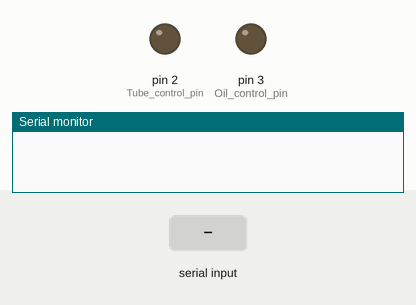
Recording of a sketch running on a simulated Arduino Uno, built with avr-gcc and run on an emulated ATmega328P. Parts: output pins drawn as LEDs (lit = HIGH), the last lines printed to the serial monitor. Inputs (shaded band) come from the test bench.

Above: at 1.2 s.
1.3 s: "TUBE_ON\n" received over Serial
At 1.8 s:
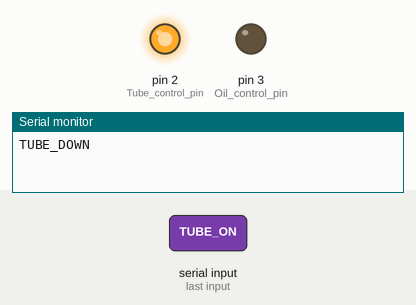
2.8 s: "OIL_ON\n" received over Serial
At 4.0 s:
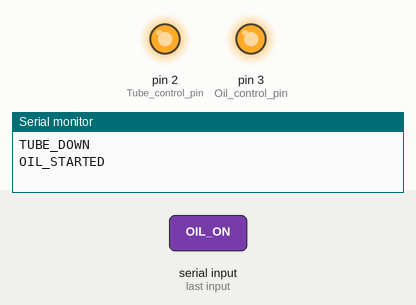
4.3 s: "TUBE_OFF\n" received over Serial
At 5.3 s:
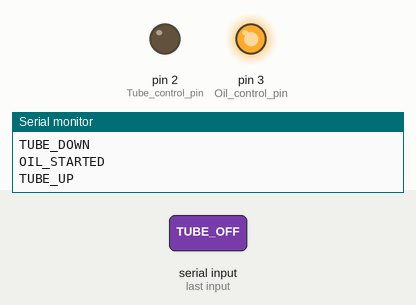
Timing chart, 0 to 7.3 s (numbered marks = the images above; inputs shaded):
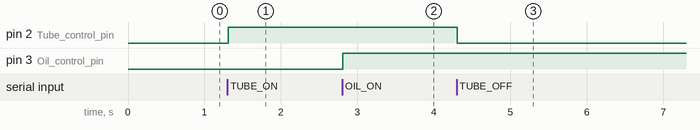

Measured:
- after the input at 1.3 s, pin 2 (Tube_control_pin): LOW → HIGH at once
- after the input at 2.8 s, pin 3 (Oil_control_pin): LOW → HIGH at once
- after the input at 4.3 s, pin 2 (Tube_control_pin): HIGH → LOW at once

The sketch:

arduino_code_thing.ino
```cpp
String command;

void setup() {
  Serial.begin(9600);
  pinMode(2, OUTPUT); // Tube control pin
  pinMode(3, OUTPUT); // Oil control pin
}

void loop() {
  if (Serial.available()) {
    command = Serial.readStringUntil('\n');
    command.trim();

    if (command == "TUBE_ON") {
      digitalWrite(2, HIGH);
      Serial.println("TUBE_DOWN");
    }
    else if (command == "TUBE_OFF") {
      digitalWrite(2, LOW);
      Serial.println("TUBE_UP");
    }
    else if (command == "OIL_ON") {
      digitalWrite(3, HIGH);
      Serial.println("OIL_STARTED");
    }
    else if (command == "OIL_OFF") {
      digitalWrite(3, LOW);
      Serial.println("OIL_STOPPED");
    }
  }
}
```
